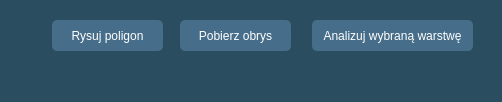
<?xml version="1.0" encoding="UTF-8"?>
<ui version="4.0">
 <class>DockWidget</class>
 <widget class="QDockWidget" name="DockWidget">
  <property name="geometry">
   <rect>
    <x>0</x>
    <y>0</y>
    <width>502</width>
    <height>102</height>
   </rect>
  </property>
  <property name="styleSheet">
   <string notr="true">QDockWidget {
    background-color: lightgray;
    color: white;
}

QWidget{
    background-color: #2b4d60; 
}

</string>
  </property>
  <property name="windowTitle">
   <string>DockWidget</string>
  </property>
  <widget class="QWidget" name="dockWidgetContents">
   <widget class="QPushButton" name="pushButton_3">
    <property name="geometry">
     <rect>
      <x>52</x>
      <y>20</y>
      <width>111</width>
      <height>31</height>
     </rect>
    </property>
    <property name="font">
     <font>
      <pointsize>9</pointsize>
     </font>
    </property>
    <property name="styleSheet">
     <string notr="true">QPushButton {
    background-color: #466d89;
    color: white;
    padding: 5px;
    border-radius: 5px;
}
QPushButton:hover {
    background-color: #5e88a5;
}</string>
    </property>
    <property name="text">
     <string>Rysuj poligon</string>
    </property>
   </widget>
   <widget class="QPushButton" name="pushButton_2">
    <property name="geometry">
     <rect>
      <x>180</x>
      <y>20</y>
      <width>111</width>
      <height>31</height>
     </rect>
    </property>
    <property name="font">
     <font>
      <pointsize>9</pointsize>
     </font>
    </property>
    <property name="styleSheet">
     <string notr="true">QPushButton {
    background-color: #466d89;
    color: white;
    padding: 5px;
    border-radius: 5px;
}
QPushButton:hover {
    background-color: #5e88a5;
}</string>
    </property>
    <property name="text">
     <string>Pobierz obrys</string>
    </property>
   </widget>
   <widget class="QPushButton" name="pushButton">
    <property name="geometry">
     <rect>
      <x>312</x>
      <y>20</y>
      <width>161</width>
      <height>31</height>
     </rect>
    </property>
    <property name="font">
     <font>
      <pointsize>9</pointsize>
      <stylestrategy>PreferAntialias</stylestrategy>
     </font>
    </property>
    <property name="styleSheet">
     <string notr="true">QPushButton {
    background-color: #466d89;
    color: white;
    padding: 5px;
    border-radius: 5px;
}
QPushButton:hover {
    background-color: #5e88a5;
}</string>
    </property>
    <property name="text">
     <string>Analizuj wybraną warstwę</string>
    </property>
   </widget>
  </widget>
 </widget>
 <resources/>
 <connections/>
</ui>
